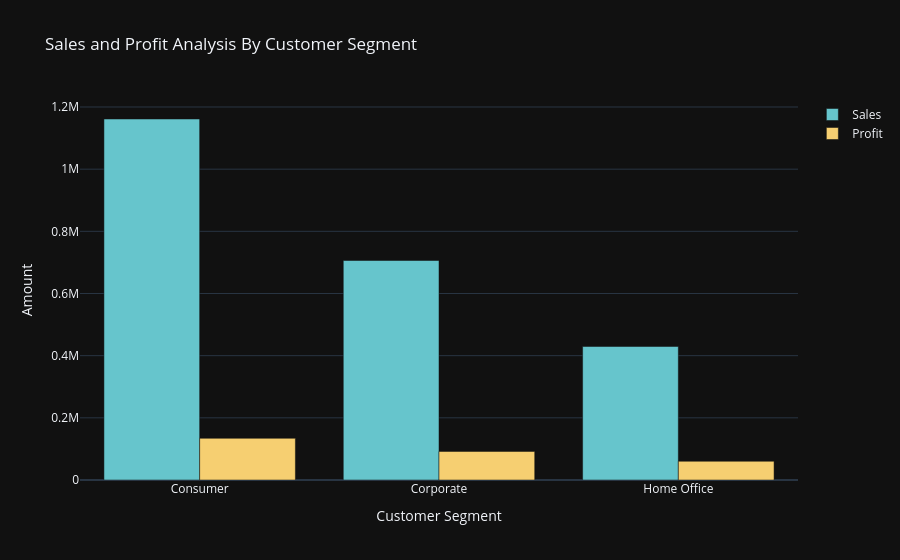

Write notebook code for a chart like this one.
### Markdown cell above
# Sales and profit - customer segment

### Code cell
sales_profit_by_segment = data.groupby('Segment').agg({'Sales':'sum', 'Profit': 'sum'}).reset_index()
color_palette = colors.qualitative.Pastel
fig = go.Figure()
fig.add_trace(go.Bar(x = sales_profit_by_segment['Segment'],
                     y = sales_profit_by_segment['Sales'],
                     name = "Sales",
                     marker_color = color_palette[0]))

fig.add_trace(go.Bar(x = sales_profit_by_segment['Segment'],
                     y = sales_profit_by_segment['Profit'],
                     name = "Profit",
                     marker_color = color_palette[1]))
fig.update_layout(title = "Sales and Profit Analysis By Customer Segment",
                  xaxis_title = "Customer Segment", yaxis_title = "Amount")

### Figure 1 — Plotly figure (JSON) as saved in the notebook; plotly's stock layout.template omitted (floating-point values rounded to 4 significant figures)
{"data": [{"marker": {"color": "rgb(102, 197, 204)"}, "name": "Sales", "type": "bar", "x": ["Consumer", "Corporate", "Home Office"], "y": [1161000.0, 706100.0, 429700.0]}, {"marker": {"color": "rgb(246, 207, 113)"}, "name": "Profit", "type": "bar", "x": ["Consumer", "Corporate", "Home Office"], "y": [134100.0, 91980.0, 60300.0]}], "layout": {"title": {"text": "Sales and Profit Analysis By Customer Segment"}, "xaxis": {"title": {"text": "Customer Segment"}}, "yaxis": {"title": {"text": "Amount"}}}}
